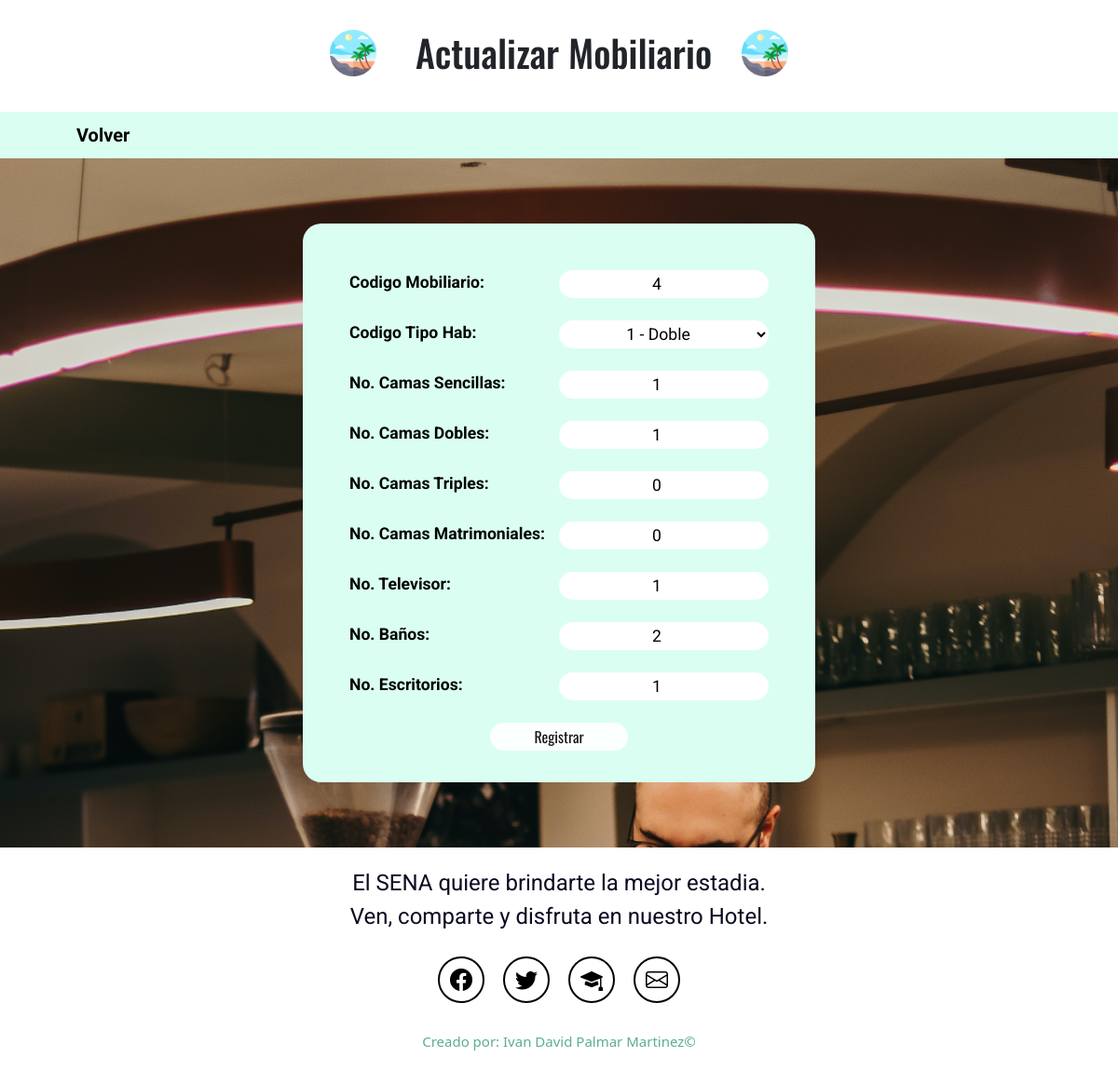
Screenshot of /habitaciones/actualizaMobiliario/4 with the database file from the repository.
### habitacionesGestion/models.py (models this page shows)
class tb_mobiliario(models.Model):
    codigo_tpH = models.ForeignKey("tb_tipoHabitacion", verbose_name="Codigo del tipo de habitacion", on_delete=models.CASCADE)
    camasSecillas_im = models.IntegerField(verbose_name='Numero de camas sencillas')
    camasDobles_im = models.IntegerField(verbose_name='Numero de camas dobles')
    camasTriples_im = models.IntegerField(verbose_name='Numero de camas triples')
    camasMatrimoniales_im = models.IntegerField(verbose_name='Numero de camas matrimoniales')
    televisor_im = models.IntegerField(verbose_name='Numero de televisores')
    bano_im = models.IntegerField(verbose_name='Numero de baños')
    escritorio_im = models.IntegerField(verbose_name='Numero de escritorios')

class tb_tipoHabitacion(models.Model):
    codigo_tpH = models.IntegerField(primary_key=True,default=0, verbose_name='Codigo del tipo de habitacion')
    tipo_tpH = models.CharField(max_length=70,verbose_name='Tipo de habitacion')
    valorBase_tpH = models.FloatField(verbose_name='Valor base del tipo de habitacion')

### habitacionesGestion/views.py (the view)
# urls.py: path('actualizaMobiliario/<codigo>',actualizaMobiliario, name='actualizaMobiliario'),
def actualizaMobiliario(request,codigo):
    mobiliario = tb_mobiliario.objects.get(id = codigo)
    contexto = {
        'mobiliario' : mobiliario
    }
    return render(request,'actualizarMobiliario.html',contexto)

### templates/actualizarMobiliario.html (shortened to what this page needs)
{% load static %}
<!DOCTYPE html>
<html lang="es">
<head>
    <link href="https://cdn.jsdelivr.net/npm/bootstrap@5.3.0/dist/css/bootstrap.min.css" rel="stylesheet">
    <link rel="stylesheet" href="https://cdn.jsdelivr.net/npm/bootstrap-icons@1.10.5/font/bootstrap-icons.css">
    <link rel="stylesheet" href="{% static 'css/actualizarMobiliario.css'%}">
</head>
<body>
    <header>
        <div class="logoIzquierdo">
            <img src="{% static 'img/playa.png' %}" alt="logoIzquierda">
        </div>
        <h1 class="tituloEncabezado">Actualizar Mobiliario</h1>
        <div class="logoIzquierdo">
            <img src="{% static 'img/playa.png' %}" alt="logoIzquierda">
        </div>
    </header>
    <div class="contenedorEnlaces">
        <ul>
            <li><a href="{% url "mobiliario" %}">Volver</a></li>
        </ul>
    </div>
    <section class="formRegistro">
        <form class="container contenedor" method="POST" action="actualizarMobiliario/">{% csrf_token %}
            <div class="campo">
                <label for="codigoMobiliario">Codigo Mobiliario:</label>
                <input type="number" name="codigoMobiliario" id="camasSencillas" value="{{mobiliario.id}}" required>
            </div>
            <br>
            <div class="campo">
                <label for="codigoTipoHabitacion">Codigo Tipo Hab:</label>
                <select class="input" name="codigoTipoHabitacion" id="tipoDoc" required>
                        <option value="{{mobiliario.codigo_tpH.codigo_tpH}}">{{mobiliario.codigo_tpH.codigo_tpH}} - {{mobiliario.codigo_tpH.tipo_tpH}}</option>
                </select>
            </div>
            <br>
            <div class="campo">
                <label for="camasSencillas">No. Camas Sencillas:</label>
                <input type="number" name="camasSencillas" id="camasSencillas" value ="{{mobiliario.camasSecillas_im}}" required>
            </div>
            <br>
            <div class="campo">
                <label for="camasDobles">No. Camas Dobles: </label>
                <input type="number" name="camasDobles" id="camasDobles"  value ="{{mobiliario.camasDobles_im}}" required>
            </div>
            <br>
            <div class="campo">
                <label for="camasTriples">No. Camas Triples: </label>
                <input type="number" name="camasTriples" id="camasTriples" value ="{{mobiliario.camasTriples_im}}" required>
            </div>
            <br>
            <div class="campo">
                <label for="camasMatrimoniales">No. Camas Matrimoniales: </label>
                <input type="number" name="camasMatrimoniales" id="habitacionesDisponibles"  value ="{{mobiliario.camasMatrimoniales_im}}" required>
            </div>
            <br>
            <div class="campo">
                <label for="numeroTelevisor">No. Televisor: </label>
                <input type="number" name="numeroTelevisor" id="habitacionesDisponibles" value ="{{mobiliario.televisor_im}}" required>
            </div>
            <br>
            <div class="campo">
                <label for="numeroBanos">No. Baños: </label>
                <input type="number" name="numeroBanos" id="numeroBanos" value ="{{mobiliario.bano_im}}" required>
            </div>
            <br>
            <div class="campo">
                <label for="vnumeroEscritoriosalorBase">No. Escritorios: </label>
                <input type="number" name="numeroEscritorios" id="numeroEscritorios" value ="{{mobiliario.escritorio_im}}" required>
            </div>
            <br>
            <input class="boton" type="submit" value="Registrar">
            <br>
        </form>
    </section>
     <footer class="d-flex flex-column align-items-center justify-content-center">
        <p class="footer-texto text-center">El SENA quiere brindarte la mejor estadia.
            <br>Ven, comparte y disfruta en nuestro Hotel.</p>
        <div class="iconos-redes-sociales d-flex flex-wrap align-items-center justify-content-center">
            <a href="https://web.facebook.com/sena.soacha/?locale=es_LA&_rdc=1&_rdr" target="_blank" rel="noopener noreferrer">
                <i class="bi bi-facebook"></i>
            </a>
            <a href="https://twitter.com/SENASoacha?ref_src=twsrc%5Egoogle%7Ctwcamp%5Eserp%7Ctwgr%5Eauthor" target="_blank" rel="noopener noreferrer">
                <i class="bi bi-twitter"></i>
            </a>
            <a href="https://senasoachacide.blogspot.com/" target="_blank" rel="noopener noreferrer">
                <i class="bi bi-mortarboard-fill"></i>
            </a>
            <a href="mailto:servicioalciudadano@sena.edu.co " target="_blank" rel="noopener noreferrer">
                <i class="bi bi-envelope"></i>
            </a>
        </div>
        <div class="derechos-de-autor">Creado por: Ivan David Palmar Martinez&#169;</div>
    </footer>
</body>
</html>

### crudProyecto/static/css/actualizarMobiliario.css (style rules this page uses)
section { display: flex; flex-direction: column; align-items: center; justify-content: center; }
h1 { font-size: 2.5rem; font-family: 'Oswald', sans-serif; }
header { display: flex; justify-content: center; height: 120px; }
header .tituloEncabezado { align-self: center; margin-left: 10px; }
header .logoIzquierdo { width: -100%; padding: 32px; }
.logoIzquierdo img { width: 50px; height: 50px; }
.contenedorEnlaces { background-color: #dafff2; width: 100%; height: 50px; padding-top: 10px; }
ul { display: inline-flex; align-items: center; list-style: none; }
li a { color: black; text-decoration: none; font-size: 20px; font-family: 'Roboto', sans-serif; margin-left: 50px; font-weight: bold; }
.formRegistro { padding: 70px; background-image: url('../img/restauranteNro3.jpg'); background-size: cover; background-repeat: no-repeat; }
.contenedor { width: 550px; height: 600px; padding: 10px; padding-top: 50px; background-color: #dafff2; color: black; max-width: 600px; text-align: center; border-radius: 20px; }
.formRegistro .campo { width: 100%; display: flex; flex-direction: row; justify-content: space-between; font-family: 'Roboto', sans-serif; padding: 0px 40px 0px 40px; font-size: 1.1rem; }
.campo label { width: 50%; text-align: start; font-weight: bold; }
.campo input, .campo select { width: 50%; text-align: center; background-color: white; height: 30px; border: none; border-radius: 20px; }
.formRegistro .boton { width: 28%; height: 30px; background-color: white; color: #000; font-family: 'Oswald', sans-serif; border: none; border-radius: 20px; opacity: 0.9; }
footer { min-height: 200px; color: #0a0a23; background-color: white; }
.footer-texto { font-size: 1.5rem; padding: 20px; margin-bottom: 15px; font-family: 'Roboto', sans-serif; }
.iconos-redes-sociales a { width: 50px; height: 50px; display: flex; align-items: center; justify-content: center; padding: 2px; margin: 10px; border: 2px solid black; border-radius: 50px; transition: all 0.2s ease-in; margin-top: -10px; }
.iconos-redes-sociales i { color: black; font-size: 1.5rem; transition: all 0.2s ease-in; }
.derechos-de-autor { text-align: center; font-size: 15px; color: rgb(92, 174, 145); padding: 20px; }

### rows the page displays
tb_mobiliario: codigoMobiliario "4", codigoTipoHabitacion "1 - Doble", camasSencillas "1", camasDobles "1", camasTriples "0", camasMatrimoniales "0", numeroTelevisor "1", numeroBanos "2", numeroEscritorios "1"
